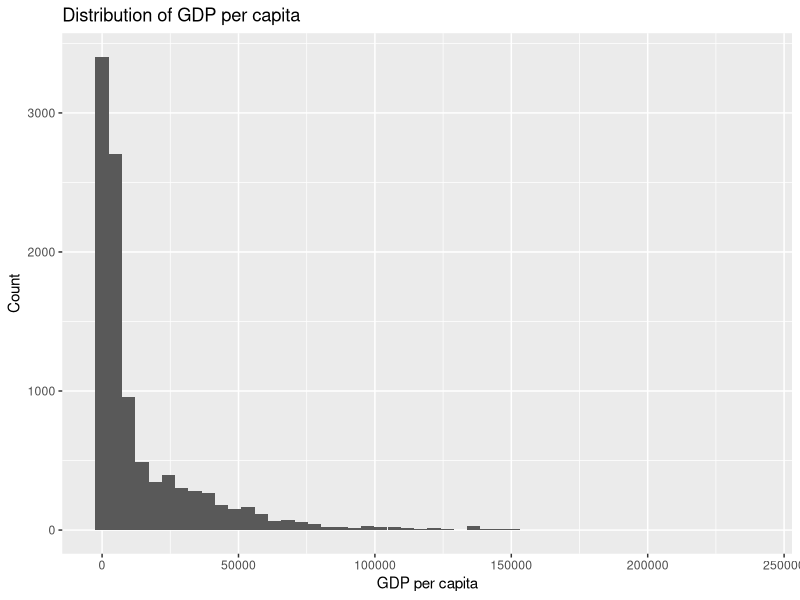
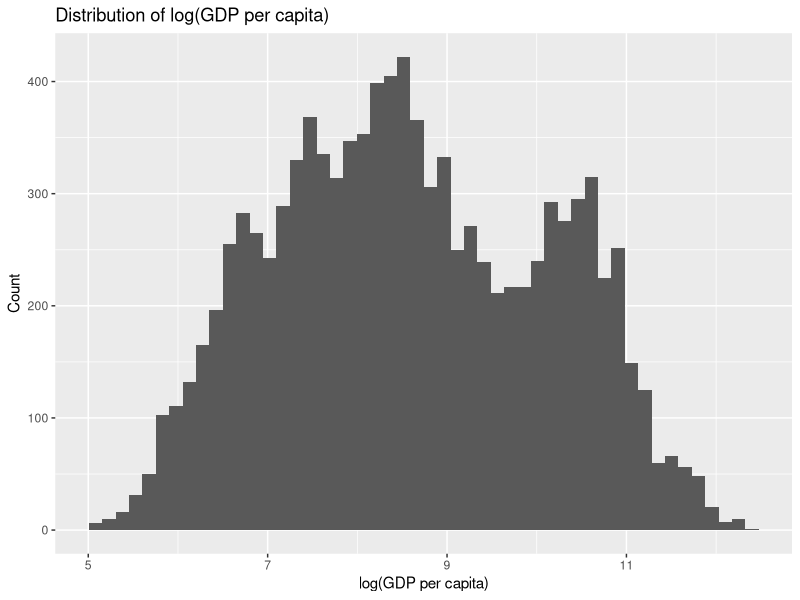
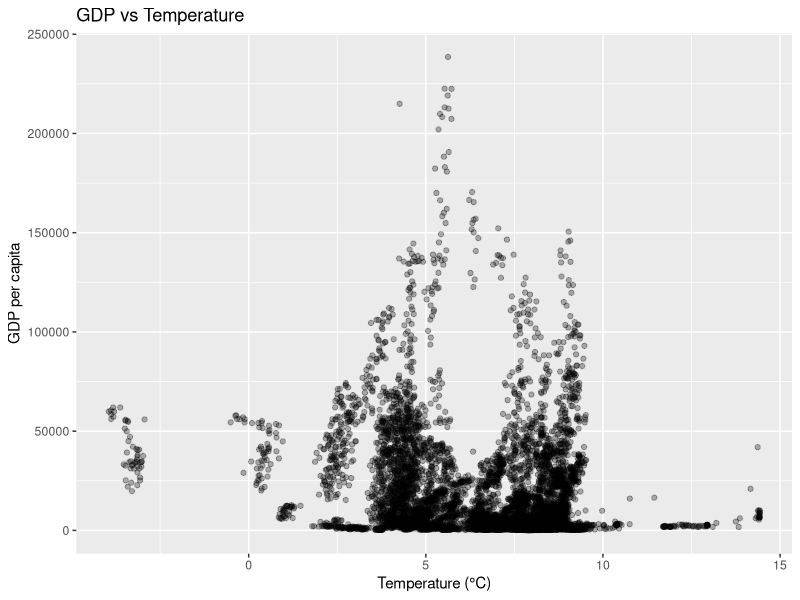
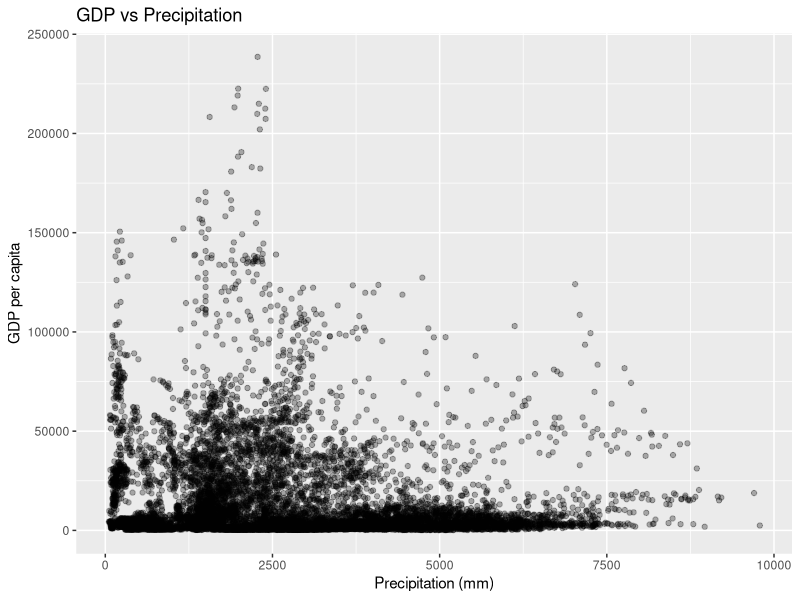
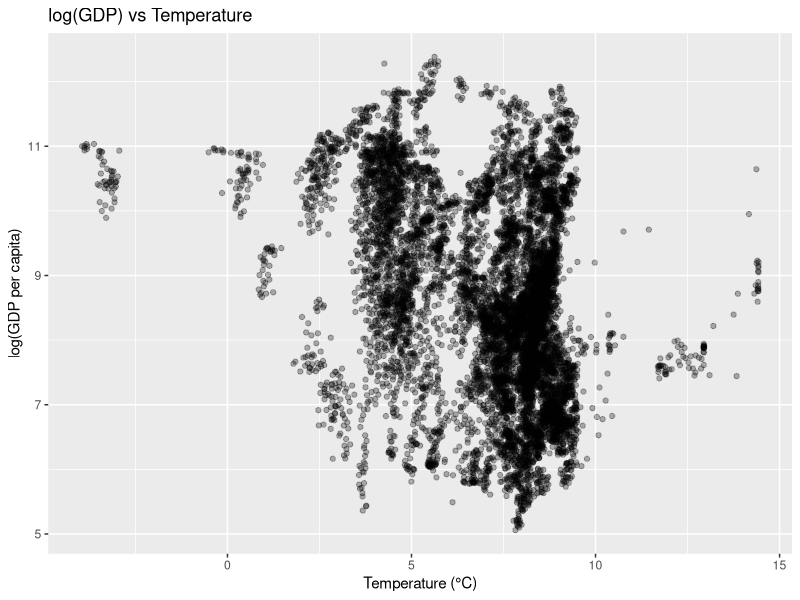
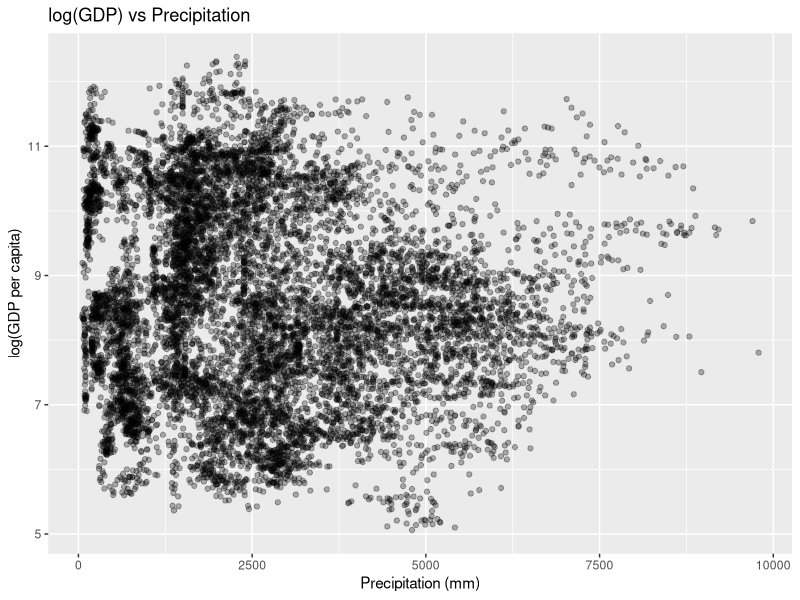
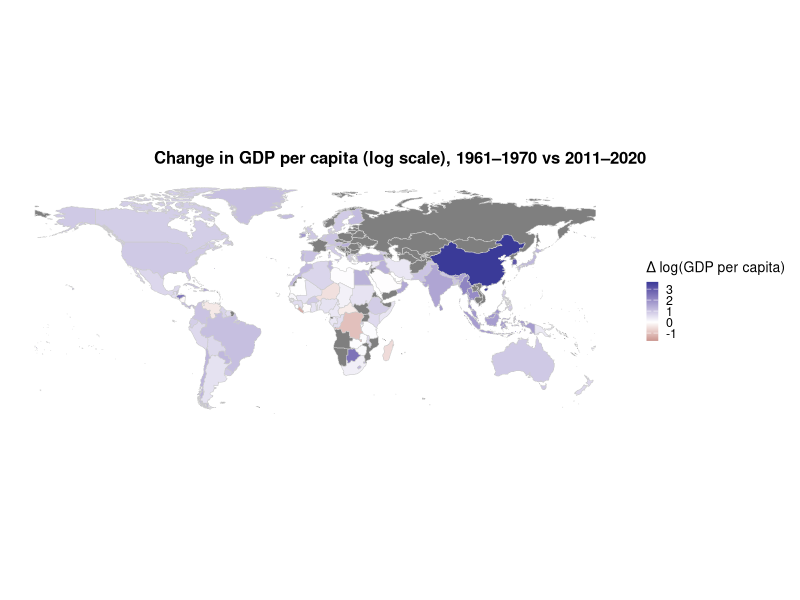
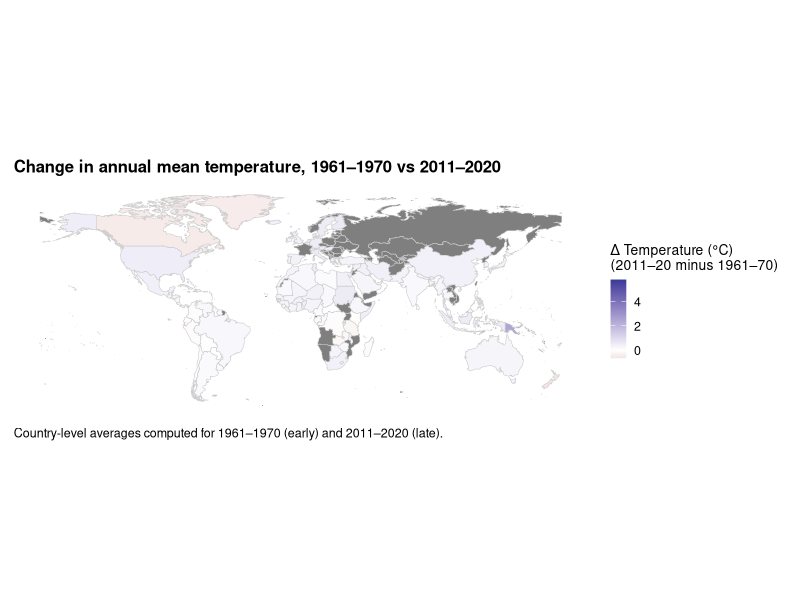

These figures' R source, in order: (Note: this script raises an error after producing the figures.)
# Load libraries
library(tidyverse)

# Read data
hist <- read_csv("Historical.csv")
fut  <- read_csv("Future.csv")

# Basic structure
glimpse(hist)
glimpse(fut)

# Summary statistics
summary(hist)
summary(fut)

# Check missing values
colSums(is.na(hist))
colSums(is.na(fut))

# How many countries and years?
hist %>% summarise(
  n_countries = n_distinct(country),
  min_year = min(year),
  max_year = max(year)
)

fut %>% summarise(
  n_countries = n_distinct(country),
  min_year = min(year),
  max_year = max(year),
  scenarios = paste(unique(scenario), collapse = ", ")
)


# Histograms to check scales
ggplot(hist, aes(x = gdp)) +
  geom_histogram(bins = 50) +
  labs(title = "Distribution of GDP per capita", x = "GDP per capita", y = "Count")

ggplot(hist, aes(x = log(gdp))) +
  geom_histogram(bins = 50) +
  labs(title = "Distribution of log(GDP per capita)", x = "log(GDP per capita)", y = "Count")

# Scatter: raw GDP
ggplot(hist, aes(x = temp, y = gdp)) +
  geom_point(alpha = 0.3) +
  labs(title = "GDP vs Temperature", x = "Temperature (°C)", y = "GDP per capita")

ggplot(hist, aes(x = prec, y = gdp)) +
  geom_point(alpha = 0.3) +
  labs(title = "GDP vs Precipitation", x = "Precipitation (mm)", y = "GDP per capita")

# Scatter: log GDP
ggplot(hist, aes(x = temp, y = log(gdp))) +
  geom_point(alpha = 0.3) +
  labs(title = "log(GDP) vs Temperature", x = "Temperature (°C)", y = "log(GDP per capita)")

ggplot(hist, aes(x = prec, y = log(gdp))) +
  geom_point(alpha = 0.3) +
  labs(title = "log(GDP) vs Precipitation", x = "Precipitation (mm)", y = "log(GDP per capita)")

## geographic visualizations data analysis

hist2 <- hist %>%
  mutate(log_gdp = log(gdp),
         period = case_when(
           year <= 1970 ~ "early",
           year >= 2011 ~ "late",
           TRUE ~ NA_character_
         )) %>%
  filter(!is.na(period))

country_summary <- hist2 %>%
  group_by(country, period) %>%
  summarise(
    mean_log_gdp = mean(log_gdp),
    mean_temp = mean(temp),
    mean_prec = mean(prec),
    .groups = "drop"
  ) %>%
  pivot_wider(
    names_from = period,
    values_from = c(mean_log_gdp, mean_temp, mean_prec)
  ) %>%
  mutate(
    d_log_gdp = mean_log_gdp_late - mean_log_gdp_early,
    d_temp = mean_temp_late - mean_temp_early,
    d_prec = mean_prec_late - mean_prec_early
  )

# Inspect the changes
summary(country_summary$d_log_gdp)
summary(country_summary$d_temp)
summary(country_summary$d_prec)

head(country_summary)

# want to check how many countries remain for the early to late period if I filter out the countries with NA

country_changes <- country_summary %>%
  filter(
    !is.na(d_log_gdp),
    !is.na(d_temp),
    !is.na(d_prec)
  )

# How many countries left?
nrow(country_changes)

# Quick summaries after filtering
summary(country_changes$d_log_gdp)
summary(country_changes$d_temp)
summary(country_changes$d_prec)

# Peek at a few rows
head(country_changes)

# before plotting choropleth check if countries name differ
library(sf)
library(rnaturalearth)
library(rnaturalearthdata)
library(dplyr)

# Get world map
world <- ne_countries(scale = "medium", returnclass = "sf")

# Inspect name column to see how countries are labeled
names(world)

# Join with our changes data
world_changes <- world %>%
  left_join(country_changes, by = c("name" = "country"))

# Check how many matched
sum(!is.na(world_changes$d_log_gdp))
nrow(world_changes)

# Countries in the data that did NOT match the map's "name" so we know what to recode
unmatched <- anti_join(
  country_changes %>% select(country),
  world %>% st_drop_geometry() %>% select(name),
  by = c("country" = "name")
) %>% distinct()

unmatched
nrow(unmatched)

# recoding countries name to resolve the mismatch
country_changes_fixed <- country_changes %>%
  mutate(country_map = recode(country,
                              "Bahamas, The" = "Bahamas",
                              "Central African Republic" = "Central African Rep.",
                              "Congo, Dem. Rep." = "Dem. Rep. Congo",
                              "Congo, Rep." = "Congo",
                              "Cote d'Ivoire" = "Côte d'Ivoire",
                              "Dominican Republic" = "Dominican Rep.",
                              "Egypt, Arab Rep." = "Egypt",
                              "Gambia, The" = "Gambia",
                              "Hong Kong SAR, China" = "Hong Kong",
                              "Iran, Islamic Rep." = "Iran",
                              "Korea, Rep." = "South Korea",
                              "Micronesia, Fed. Sts." = "Micronesia",
                              "Puerto Rico (US)" = "Puerto Rico",
                              "Sao Tome and Principe" = "São Tomé and Príncipe",
                              "Somalia, Fed. Rep." = "Somalia",
                              "St. Vincent and the Grenadines" = "Saint Vincent and the Grenadines",
                              "Syrian Arab Republic" = "Syria",
                              "Turkiye" = "Turkey",
                              "United States" = "United States of America",
                              "Venezuela, RB" = "Venezuela",
                              "Eswatini" = "eSwatini",
                              "French Polynesia" = "Fr. Polynesia",
                              "Marshall Islands" = "Marshall Is.",
                              "São Tomé and Príncipe" = "São Tomé and Principe",
                              "Saint Vincent and the Grenadines" = "St. Vin. and Gren.",
                              .default = country
  ))

# Re-join to world map
world_changes <- world %>%
  left_join(country_changes_fixed, by = c("name" = "country_map"))

# Check matches again
sum(!is.na(world_changes$d_log_gdp))
nrow(world_changes)

# still 5 are unmatched
remaining_unmatched <- anti_join(
  country_changes_fixed %>% select(country, country_map),
  world %>% st_drop_geometry() %>% select(name),
  by = c("country_map" = "name")
) %>% distinct()

remaining_unmatched
nrow(remaining_unmatched)

# resolving the two countries which had special character issues
country_changes_fixed <- country_changes_fixed %>%
  mutate(country_map = case_when(
    grepl("Sao Tome", country, ignore.case = TRUE) ~ "São Tomé and Principe",
    grepl("Vincent", country, ignore.case = TRUE) ~ "St. Vin. and Gren.",
    TRUE ~ country_map
  ))
world_changes <- world %>%
  left_join(country_changes_fixed, by = c("name" = "country_map"))
sum(!is.na(world_changes$d_log_gdp))

remaining_unmatched <- anti_join(
  country_changes_fixed %>% select(country, country_map),
  world %>% st_drop_geometry() %>% select(name),
  by = c("country_map" = "name")
) %>% distinct()

remaining_unmatched
nrow(remaining_unmatched)


## plotting the choropleths now

### Log gdp per capita choropleth
library(ggplot2)

ggplot(world_changes %>% dplyr::filter(name != "Antarctica")) +
  geom_sf(aes(fill = d_log_gdp), color = "gray80", size = 0.1) +
  scale_fill_gradient2(
    name = "Δ log(GDP per capita)",
    midpoint = 0
  ) +
  labs(
    title = "Change in GDP per capita (log scale), 1961–1970 vs 2011–2020",
    caption = "Country-level averages computed for 1961–1970 (early) and 2011–2020 (late)."
  ) +
  theme_minimal() +
  theme(
    plot.title = element_text(size = 12, face = "bold", hjust = 0.5),
    plot.title.position = "plot",
    plot.caption = element_text(size = 9, hjust = -4),
    
    legend.title = element_text(size = 10),
    legend.text = element_text(size = 9),
    legend.key.height = unit(0.3, "cm"),
    legend.key.width  = unit(0.3, "cm"),
    
    axis.title = element_blank(),
    axis.text = element_blank(),
    panel.grid = element_blank(),
    plot.margin = margin(5, 5, 5, 5)
  )


### temperature change choropleth

ggplot(world_changes %>% dplyr::filter(name != "Antarctica")) +
  geom_sf(aes(fill = d_temp), color = "gray80", size = 0.1) +
  scale_fill_gradient2(
    name = "Δ Temperature (°C)\n(2011–20 minus 1961–70)",
    midpoint = 0
  ) +
  labs(
    title = "Change in annual mean temperature, 1961–1970 vs 2011–2020",
    caption = "Country-level averages computed for 1961–1970 (early) and 2011–2020 (late)."
  ) +
  theme_minimal() +
  theme(
    plot.title = element_text(size = 12, face = "bold"),
    plot.caption = element_text(size = 9, hjust = 0),
    legend.title = element_text(size = 10),
    legend.text = element_text(size = 9),
    legend.key.height = unit(0.4, "cm"),
    legend.key.width  = unit(0.4, "cm"),
    axis.title = element_blank(),
    axis.text = element_blank(),
    panel.grid = element_blank(),
    plot.margin = margin(10, 10, 10, 10)
  )


library(ggplot2)
library(dplyr)

# 1) Common map base (same projection/layout)
world_changes_no_ant <- world_changes %>%
  filter(name != "Antarctica")

# 2) Define ONE shared theme (applies to every map)
map_theme <- theme_minimal() +
  theme(
    plot.title = element_text(size = 12, face = "bold", hjust = 0.5),
    plot.title.position = "plot",
    plot.caption = element_text(size = 9, hjust = -12),
    legend.title = element_text(size = 10),
    legend.text = element_text(size = 9),
    legend.key.height = unit(0.7, "cm"),
    legend.key.width  = unit(0.3, "cm"),
    axis.title = element_blank(),
    axis.text = element_blank(),
    panel.grid = element_blank(),
    plot.margin = margin(5, 5, 5, 5)
  )

# --- MAP 1: Δ log(GDP) ---
p_gdp <- ggplot(world_changes_no_ant) +
  geom_sf(aes(fill = d_log_gdp), color = "gray80", size = 0.1) +
  scale_fill_gradient2(name = "Δ log(GDP per capita)", midpoint = 0) +
  labs(
    title = "Change in GDP per capita (log scale), 1961–1970 vs 2011–2020",
    caption = "Country-level averages computed for 1961–1970 (early) and 2011–2020 (late)."
  ) +
  map_theme

# --- MAP 2: Δ Temperature ---
p_temp <- ggplot(world_changes_no_ant) +
  geom_sf(aes(fill = d_temp), color = "gray80", size = 0.1) +
  scale_fill_gradient2(name = "Δ Temperature (°C)", midpoint = 0) +
  labs(
    title = "Change in annual mean temperature, 1961–1970 vs 2011–2020",
    caption = "Country-level averages computed for 1961–1970 (early) and 2011–2020 (late)."
  ) +
  map_theme

# --- MAP 3: Δ Precipitation ---
p_prec <- ggplot(world_changes_no_ant) +
  geom_sf(aes(fill = d_prec), color = "gray80", size = 0.1) +
  scale_fill_gradient2(
    name = "Δ Precipitation (mm)",
    midpoint = 0,
    limits = c(-1500, 1500),
    oob = scales::squish
  ) +
  labs(
    title = "Change in annual mean precipitation, 1961–1970 vs 2011–2020",
    caption = "Country-level averages computed for 1961–1970 (early) and 2011–2020 (late)."
  ) +
  map_theme

# Print maps 
p_gdp
p_temp
p_prec


### Base scatter plot for gdp and temp

hist_plot <- hist %>%
  mutate(log_gdp = log(gdp))

p1 <- ggplot(hist_plot, aes(x = temp, y = log_gdp)) +
  geom_point(alpha = 0.15, size = 0.7) +
  geom_smooth(method = "loess", se = TRUE) +
  labs(
    title = "Historical relationship between temperature and GDP per capita",
    subtitle = "Each point is a country-year observation (1961–2020); line is a LOESS smooth",
    x = "Annual mean temperature (°C)",
    y = "log(GDP per capita, 2023 USD)"
  ) +
  theme_minimal() +
  theme(
    plot.title = element_text(size = 11, face = "bold", hjust = 0.5),
    plot.subtitle = element_text(size = 10, hjust = 0.5),
    axis.title = element_text(size = 10),
    plot.margin = margin(5, 5, 5, 5)
  )

p1

p_hex <- ggplot(hist_plot, aes(x = temp, y = log_gdp)) +
  geom_hex(bins = 40) +
  geom_smooth(method = "loess", se = TRUE, color = "white") +
  labs(
    title = "Historical relationship between temperature and GDP per capita",
    subtitle = "Hexbin density with LOESS smooth (1961–2020)",
    x = "Annual mean temperature (°C)",
    y = "log(GDP per capita, 2023 USD)"
  ) +
  theme_minimal() +
  theme(
    plot.title = element_text(size = 12, face = "bold", hjust = 0.5),
    plot.subtitle = element_text(size = 10, hjust = 0.5),
    axis.title = element_text(size = 10),
    plot.margin = margin(5, 5, 5, 5)
  )

p_hex

library(tidyverse)

# Make sure log_gdp exists
hist_plot <- hist %>%
  mutate(log_gdp = log(gdp))

plot_loggdp_vs_climate <- function(df, xvar, xlab, bins = 40) {
  stopifnot(xvar %in% names(df))
  
  ggplot(df, aes(x = .data[[xvar]], y = log_gdp)) +
    geom_hex(bins = bins) +
    geom_smooth(method = "loess", se = TRUE, color = "white") +
    labs(
      title = paste0("Historical relationship between ", xlab, " and GDP per capita"),
      subtitle = "Hexbin density with LOESS smooth (1961–2020)",
      x = xlab,
      y = "log(GDP per capita, 2023 USD)"
    ) +
    scale_fill_continuous(name = "Observations\nper bin") +
    theme_minimal() +
    theme(
      plot.title = element_text(size = 10, face = "bold", hjust = 0.2),
      plot.subtitle = element_text(size = 10, hjust = 0.5),
      axis.title = element_text(size = 10),
      plot.margin = margin(5, 5, 5, 5)
    )
}

# ---- Use it for both plots ----
p_temp <- plot_loggdp_vs_climate(
  df = hist_plot,
  xvar = "temp",
  xlab = "Annual mean temperature (°C)"
)

p_prec <- plot_loggdp_vs_climate(
  df = hist_plot,
  xvar = "prec",
  xlab = "Annual mean precipitation (mm)"
)

p_temp
p_prec


## Start of modelling
# Baseline linear model: linear effects only
lm_baseline <- lm(log(gdp) ~ temp + prec, data = hist)

# Summary of the model
summary(lm_baseline)


# Quadratic model: allow nonlinear effects
lm_quad <- lm(log(gdp) ~ temp + I(temp^2) + prec + I(prec^2), data = hist)

# Summary of the model
summary(lm_quad)

# Country Fixed Effects Quadratic Mode;
lm_fe_quad <- lm(log(gdp) ~ temp + I(temp^2) + prec + I(prec^2) + factor(country), data = hist)
summary(lm_fe_quad)

# GAM model
library(mgcv)

gam_fe <- gam(
  log(gdp) ~ s(temp, k = 10) + s(prec, k = 10) + factor(country),
  data = hist,
  method = "REML"
)

summary(gam_fe)

plot(gam_fe, pages = 1, shade = TRUE)

# GAM fixed effect + year
gam_fe_year <- gam(
  log(gdp) ~ s(temp, k=10) + s(prec, k=10) + factor(country) + factor(year),
  data = hist,
  method = "REML"
)
summary(gam_fe_year)

par(mfrow = c(1,2))
plot(gam_fe_year, shade = TRUE, pages = 1, seWithMean = TRUE)

# Fixed effect model with country and year
library(lmtest)
library(sandwich)

lm_fe_quad_year <- lm(
  log(gdp) ~ temp + I(temp^2) + prec + I(prec^2) + factor(country) + factor(year),
  data = hist
)
summary(lm_fe_quad_year)
coeftest(lm_fe_quad_year, vcov = vcovCL, cluster = ~ country)

# check if k = 10 is too small for GAM
mgcv::gam.check(gam_fe_year)

# re fit with higher k value and re plot
gam_fe_year_k20 <- gam(
  log(gdp) ~ s(temp, k = 20) + s(prec, k = 20) + factor(country) + factor(year),
  data = hist,
  method = "REML"
)

summary(gam_fe_year_k20)
mgcv::gam.check(gam_fe_year_k20)

par(mfrow = c(1, 2))
plot(gam_fe_year_k20, select = 1, ylim = c(-2, 1), se = TRUE, rug = TRUE,
     main = "s(temp), k=20")
plot(gam_fe_year_k20, select = 2, ylim = c(-2, 1), se = TRUE, rug = TRUE,
     main = "s(prec), k=20")


AIC(lm_fe_quad_year, gam_fe_year, gam_fe_year_k20)
BIC(lm_fe_quad_year, gam_fe_year, gam_fe_year_k20)

# plotting both smooth plots side by side
par(mfrow = c(2, 2))
plot(gam_fe_year,     select = 1, ylim = c(-2, 1), se = TRUE, rug = TRUE, main="temp k=10")
plot(gam_fe_year_k20, select = 1, ylim = c(-2, 1), se = TRUE, rug = TRUE, main="temp k=20")
plot(gam_fe_year,     select = 2, ylim = c(-2, 1), se = TRUE, rug = TRUE, main="prec k=10")
plot(gam_fe_year_k20, select = 2, ylim = c(-2, 1), se = TRUE, rug = TRUE, main="prec k=20")




## Future Projections

# Build a baseline climate (e.g. 2011–2020)
baseline <- hist %>%
  filter(year >= 2011, year <= 2020) %>%
  group_by(country) %>%
  summarise(
    temp_base = mean(temp, na.rm = TRUE),
    prec_base = mean(prec, na.rm = TRUE),
    .groups = "drop"
  )

baseline

# Merge baseline into future data
fut2 <- fut %>%
  left_join(baseline, by = "country")

stopifnot(!any(is.na(fut2$temp_base)))
stopifnot(!any(is.na(fut2$prec_base)))


# Get the factor levels used when fitting the GAM
mf <- model.frame(gam_fe_year_k20)

country_levels <- levels(mf$`factor(country)`)
year_levels    <- levels(mf$`factor(year)`)

# pick any valid training levels (first ones are fine)
dummy_country <- country_levels[1]
dummy_year    <- year_levels[1]

# 2) Build prediction datasets with required columns
new_base <- fut2 %>%
  transmute(
    temp = temp_base,
    prec = prec_base,
    country = factor(dummy_country, levels = country_levels),
    year    = factor(dummy_year,    levels = year_levels)
  )

new_future <- fut2 %>%
  transmute(
    temp = temp,
    prec = prec,
    country = factor(dummy_country, levels = country_levels),
    year    = factor(dummy_year,    levels = year_levels)
  )

# 3) Predict smooth-only terms (exclude FE)
pred_base_terms <- predict(
  gam_fe_year_k20,
  newdata = new_base,
  type = "terms",
  exclude = c("factor(country)", "factor(year)")
)

pred_future_terms <- predict(
  gam_fe_year_k20,
  newdata = new_future,
  type = "terms",
  exclude = c("factor(country)", "factor(year)")
)

# 4) Compute climate-only delta
fut2 <- fut2 %>%
  mutate(
    d_log_gdp_climate =
      (pred_future_terms[, "s(temp)"] - pred_base_terms[, "s(temp)"]) +
      (pred_future_terms[, "s(prec)"] - pred_base_terms[, "s(prec)"]),
    pct_change_gdp = 100 * (exp(d_log_gdp_climate) - 1)
  )
colnames(pred_base_terms)

## analysis of future predictions
summary(fut2$d_log_gdp_climate)
summary(fut2$pct_change_gdp)

path_country <- fut2 %>%
  group_by(country, scenario, year) %>%
  summarise(
    dlog = mean(d_log_gdp_climate),
    pct  = mean(pct_change_gdp),
    .groups = "drop"
  )

key_years <- c(2050, 2070, 2100)

impact_key <- path_country %>%
  filter(year %in% key_years) %>%
  arrange(scenario, year, country)

path_global <- path_country %>%
  group_by(scenario, year) %>%
  summarise(
    avg_pct = mean(pct),
    avg_dlog = mean(dlog),
    .groups = "drop"
  )


p_global <- ggplot(path_global, aes(x = year, y = avg_pct, color = scenario)) +
  geom_line(linewidth = 1) +
  geom_hline(yintercept = 0, linetype = "dashed") +
  labs(
    title = "Projected climate-only impact on GDP (global average)",
    y = "% change in GDP (relative to baseline climate)",
    x = "Year",
    color = "Scenario"
  ) +
  theme_minimal(base_size = 13) + theme(
    plot.title = element_text(size = 20, face = "bold", hjust = 0.8)
  )

ggsave(
  "figures_new/global_avg_climate_impact.png",
  p_global,
  width = 10, height = 6, dpi = 300
)



path_country <- path_country %>%
  mutate(
    scenario = factor(scenario, levels = c("SSP1-2.6", "SSP5-8.5")),
    year = as.numeric(year)
  )

p_future_like_sample <- ggplot(
  path_country,
  aes(x = year, y = pct, color = scenario)   # keep colors
) +
  geom_hline(yintercept = 0, linetype = "dashed", linewidth = 0.6, color = "grey35") +
  geom_line(linewidth = 1) +
  facet_wrap(~ country, scales = "free_y") +
  scale_color_manual(values = c("SSP1-2.6" = "#F8766D", "SSP5-8.5" = "#00BFC4")) +
  scale_x_continuous(
    breaks = seq(2020, 2100, by = 20),     # gives spacing (not every year)
    expand = expansion(mult = c(0.02, 0.02))
  ) +
  labs(
    title = "Projected climate-driven GDP impact (relative to 2021 climate)",
    subtitle = "Climate-only effect from GAM smooth terms; country/year fixed effects excluded",
    x = "Year",
    y = "Estimated % change in GDP per capita (climate-driven)",
    color = "Scenario"
  ) +
  theme_minimal(base_size = 13) +
  theme(
    plot.title = element_text(size = 20, face = "bold", hjust = 0.8),
    plot.subtitle = element_text(size = 15, hjust = 0.6),
    legend.position = "right",
    strip.text = element_text(face = "bold"),
    panel.grid.minor = element_blank()
  )

ggsave(
  "figures_new/future_pct_impact_like_sample.png",
  p_future_like_sample,
  width = 11, height = 7, dpi = 300
)



impact_2100 <- impact_key %>% filter(year == 2100)

p_2100 <- ggplot(impact_2100, aes(x = reorder(country, pct), y = pct, fill = scenario)) +
  geom_col(position = "dodge") +
  coord_flip() +
  geom_hline(yintercept = 0, linetype = "dashed") +
  labs(
    title = "Projected climate-only % GDP impact in 2100",
    y = "% change in GDP",
    x = "Country",
    fill = "Scenario"
  ) +
  theme_minimal(base_size = 13) + theme(
    plot.title = element_text(size = 20, face = "bold", hjust = 0.8)
  )

ggsave(
  "figures_new/impact_2100_by_country.png",
  p_2100,
  width = 9, height = 6, dpi = 300
)
